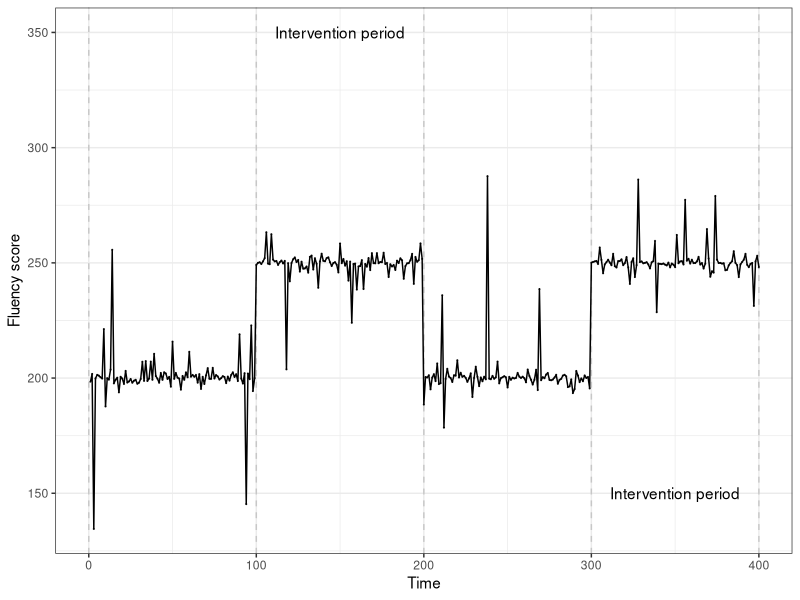
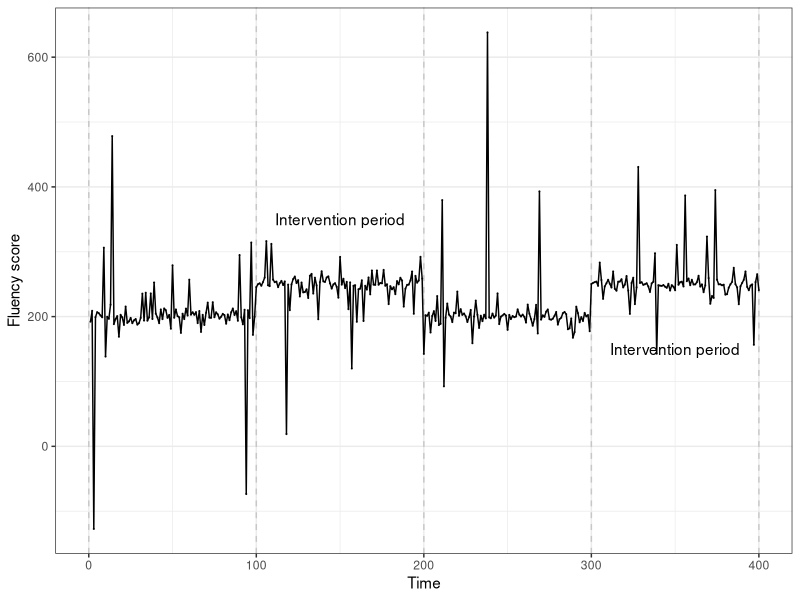

Reproduce these figures in R, in order.
## ---- chunk 1
library(tidyverse)
library(kableExtra)
library(knitr)
library(ggpubr)
library(flextable)

## ---- chunk 2
Design <- c('RCT','N-of-1: ABA','N-of-1: Multiple baseline across behaviours')
Participants <- c('+','-','-')
Time <- c('-','+','-')
Outcome <- c('-','-','+')
mydf <- data.frame(cbind(Design,Participants,Time,Outcome))
ftable<-flextable(mydf)
ftable <- autofit(ftable)
ftable

## ---- chunk 3
#simulate some data based on a known structure
library(tidyverse)
set.seed(1981)
true_fct = stepfun(c(100, 200, 300), c(200, 250, 200, 250))

x = 1:400
y1 = true_fct(x) + rt(length(x), df=1)


TSdata <- data.frame(Time=x,y1=y1)

ggplot(data=TSdata,aes(Time, y1)) + geom_vline(xintercept = c(0,100,200,300,400),alpha=0.8,color='grey',linetype='dashed') + geom_line()+geom_point(size=0.1,alpha=0.7) + ylab('Fluency score')+theme_bw()  + annotate("text",x = c(150,350) , y =c(350,150), label = "Intervention period") 


## ---- chunk 4
#simulate some data based on a known structure

set.seed(1981)
true_fct = stepfun(c(100, 200, 300), c(200, 250, 200, 250))

x = 1:400
y1 = true_fct(x) + 5*rt(length(x), df=1)


TSdata <- data.frame(Time=x,y1=y1)

ggplot(data=TSdata,aes(Time, y1)) + geom_vline(xintercept = c(0,100,200,300,400),alpha=0.8,color='grey',linetype='dashed') + geom_line()+geom_point(size=0.1,alpha=0.7) + ylab('Fluency score')+theme_bw()  + annotate("text",x = c(150,350) , y =c(350,150), label = "Intervention period") 
